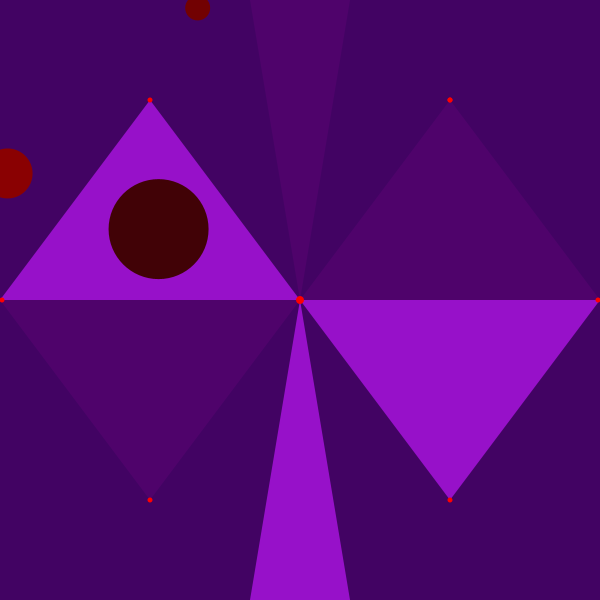
Frame 1 (no input)
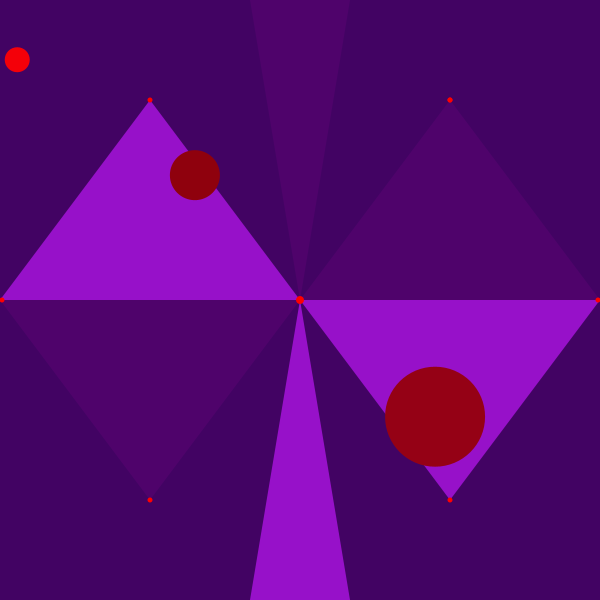
Frame 60 (the mouse pressed at the canvas centre just before this capture)
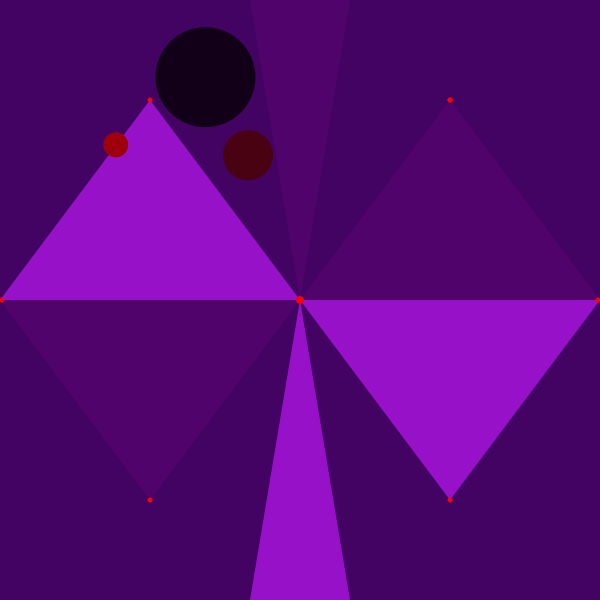
Frame 120 (the mouse held since frame 60 and released just before this capture)

The Processing sketch that drew these frames (run headless with seeded random() and noise(); from frame 60 on, the mouse is pressed at the canvas centre):

// Processing sketch: processing_58652
// ── processing_58652.pde

void setup(){ // definições do setup
size (600,600); // tamanho da janela
smooth(); //suavizar o desenho
frameRate (5); // 5 frames por segundo

}

void draw(){ // definições do desenho
  background (66,3,99); // cor de fundo
  
// triangulo

noStroke(); // sem espessura
fill(151,17,201); // cor do 1º triangulo
triangle (0,300,150,100,300,300); // triangulo 1
fill (79,3,107);
triangle (0,300,150,500,300,300);
fill (79,3,107);
triangle (250,0,300,300,350,0);
fill(151,17,201);
triangle (250,600,300,300,350,600);
fill (79,3,107);
triangle (300,300,450,100,600,300);
fill(151,17,201);
triangle (300,300,450,500,600,300);

float diametro1 = random (100,200);

fill(255,0,0);
ellipse(300,300,8,8);
ellipse(150,100,5,5);
ellipse(450,100,5,5);
ellipse(150,500,5,5);
ellipse(450,100,5,5);
ellipse(598,300,5,5);
ellipse(450,500,5,5);
ellipse(2,300,5,5);


float diametroh = random(100,100); // crira uma variavel e atribuir um valor
 float r2 = random(252);
 float g2 = random(3);
 float b2 = random(28);
 
 float s2 = random(1,10);
 fill(r2,g2,b2);
 ellipse(random(500),random(500),diametroh,diametroh);
 
 float diametrop = random(50,50); // criar uma variavel e atribuir um valor
 float r3 = random(252); 
 float g3 = random(3);
 float b3 = random(28);
 
 float s3 = random(1,10);
 fill(r3,g3,b3);
 ellipse(random(500),random(500),diametrop,diametrop);
 
 float diametroo = random(25,25); // criar uma variavel e atribuir um valor
 float r4 = random(252);
 float g4 = random(3);
 float b4 = random(28);
 
 float s4 = random(1,10);
 fill(r4,g4,b4);
 ellipse(random(500),random(500),diametroo,diametroo);

}
